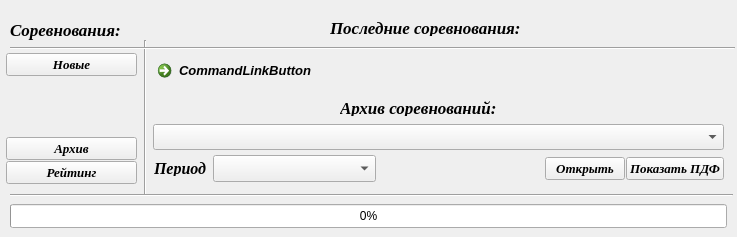
<?xml version="1.0" encoding="UTF-8"?>
<ui version="4.0">
 <class>Form</class>
 <widget class="QWidget" name="Form">
  <property name="geometry">
   <rect>
    <x>0</x>
    <y>0</y>
    <width>737</width>
    <height>237</height>
   </rect>
  </property>
  <property name="windowTitle">
   <string>Form</string>
  </property>
  <property name="autoFillBackground">
   <bool>false</bool>
  </property>
  <widget class="QCommandLinkButton" name="LinkButton">
   <property name="geometry">
    <rect>
     <x>150</x>
     <y>53</y>
     <width>571</width>
     <height>31</height>
    </rect>
   </property>
   <property name="font">
    <font>
     <family>Segoe UI</family>
     <pointsize>10</pointsize>
     <italic>true</italic>
     <strikeout>false</strikeout>
    </font>
   </property>
   <property name="text">
    <string>CommandLinkButton</string>
   </property>
  </widget>
  <widget class="QComboBox" name="comboBox">
   <property name="geometry">
    <rect>
     <x>153</x>
     <y>124</y>
     <width>571</width>
     <height>26</height>
    </rect>
   </property>
   <property name="font">
    <font>
     <family>Times New Roman</family>
     <pointsize>12</pointsize>
     <italic>true</italic>
    </font>
   </property>
   <property name="insertPolicy">
    <enum>QComboBox::InsertAtBottom</enum>
   </property>
   <property name="sizeAdjustPolicy">
    <enum>QComboBox::AdjustToMinimumContentsLengthWithIcon</enum>
   </property>
   <property name="iconSize">
    <size>
     <width>20</width>
     <height>20</height>
    </size>
   </property>
   <property name="modelColumn">
    <number>0</number>
   </property>
  </widget>
  <widget class="QLabel" name="label">
   <property name="geometry">
    <rect>
     <x>330</x>
     <y>20</y>
     <width>321</width>
     <height>16</height>
    </rect>
   </property>
   <property name="font">
    <font>
     <family>Times New Roman</family>
     <pointsize>13</pointsize>
     <weight>75</weight>
     <italic>true</italic>
     <bold>true</bold>
    </font>
   </property>
   <property name="text">
    <string>Последние соревнования:</string>
   </property>
  </widget>
  <widget class="QLabel" name="label_2">
   <property name="geometry">
    <rect>
     <x>340</x>
     <y>100</y>
     <width>291</width>
     <height>16</height>
    </rect>
   </property>
   <property name="font">
    <font>
     <family>Times New Roman</family>
     <pointsize>13</pointsize>
     <weight>75</weight>
     <italic>true</italic>
     <bold>true</bold>
    </font>
   </property>
   <property name="text">
    <string>Архив соревнований:</string>
   </property>
  </widget>
  <widget class="QLabel" name="label_3">
   <property name="geometry">
    <rect>
     <x>10</x>
     <y>20</y>
     <width>131</width>
     <height>20</height>
    </rect>
   </property>
   <property name="font">
    <font>
     <family>Times New Roman</family>
     <pointsize>13</pointsize>
     <weight>75</weight>
     <italic>true</italic>
     <bold>true</bold>
    </font>
   </property>
   <property name="text">
    <string>Соревнования:</string>
   </property>
  </widget>
  <widget class="Line" name="line">
   <property name="geometry">
    <rect>
     <x>137</x>
     <y>40</y>
     <width>16</width>
     <height>155</height>
    </rect>
   </property>
   <property name="orientation">
    <enum>Qt::Vertical</enum>
   </property>
  </widget>
  <widget class="Line" name="line_2">
   <property name="geometry">
    <rect>
     <x>10</x>
     <y>40</y>
     <width>725</width>
     <height>16</height>
    </rect>
   </property>
   <property name="orientation">
    <enum>Qt::Horizontal</enum>
   </property>
  </widget>
  <widget class="Line" name="line_3">
   <property name="geometry">
    <rect>
     <x>10</x>
     <y>187</y>
     <width>723</width>
     <height>16</height>
    </rect>
   </property>
   <property name="orientation">
    <enum>Qt::Horizontal</enum>
   </property>
  </widget>
  <widget class="QProgressBar" name="progressBar">
   <property name="geometry">
    <rect>
     <x>10</x>
     <y>204</y>
     <width>717</width>
     <height>24</height>
    </rect>
   </property>
   <property name="value">
    <number>0</number>
   </property>
  </widget>
  <widget class="QWidget" name="layoutWidget">
   <property name="geometry">
    <rect>
     <x>6</x>
     <y>53</y>
     <width>131</width>
     <height>131</height>
    </rect>
   </property>
   <layout class="QVBoxLayout" name="verticalLayout">
    <property name="spacing">
     <number>1</number>
    </property>
    <item>
     <widget class="QPushButton" name="Button_new">
      <property name="font">
       <font>
        <family>Times New Roman</family>
        <pointsize>10</pointsize>
        <weight>75</weight>
        <italic>true</italic>
        <bold>true</bold>
       </font>
      </property>
      <property name="text">
       <string>Новые</string>
      </property>
     </widget>
    </item>
    <item>
     <spacer name="verticalSpacer">
      <property name="orientation">
       <enum>Qt::Vertical</enum>
      </property>
      <property name="sizeHint" stdset="0">
       <size>
        <width>20</width>
        <height>40</height>
       </size>
      </property>
     </spacer>
    </item>
    <item>
     <widget class="QPushButton" name="Button_old">
      <property name="font">
       <font>
        <family>Times New Roman</family>
        <pointsize>10</pointsize>
        <weight>75</weight>
        <italic>true</italic>
        <bold>true</bold>
       </font>
      </property>
      <property name="text">
       <string>Архив</string>
      </property>
     </widget>
    </item>
    <item>
     <widget class="QPushButton" name="Button_R">
      <property name="font">
       <font>
        <family>Times New Roman</family>
        <pointsize>10</pointsize>
        <weight>75</weight>
        <italic>true</italic>
        <bold>true</bold>
       </font>
      </property>
      <property name="text">
       <string>Рейтинг</string>
      </property>
     </widget>
    </item>
   </layout>
  </widget>
  <widget class="QLabel" name="label_4">
   <property name="geometry">
    <rect>
     <x>154</x>
     <y>160</y>
     <width>71</width>
     <height>16</height>
    </rect>
   </property>
   <property name="sizePolicy">
    <sizepolicy hsizetype="MinimumExpanding" vsizetype="Preferred">
     <horstretch>0</horstretch>
     <verstretch>0</verstretch>
    </sizepolicy>
   </property>
   <property name="font">
    <font>
     <family>Times New Roman</family>
     <pointsize>12</pointsize>
     <weight>75</weight>
     <italic>true</italic>
     <bold>true</bold>
    </font>
   </property>
   <property name="text">
    <string>Период</string>
   </property>
  </widget>
  <widget class="QWidget" name="layoutWidget">
   <property name="geometry">
    <rect>
     <x>213</x>
     <y>150</y>
     <width>511</width>
     <height>38</height>
    </rect>
   </property>
   <layout class="QHBoxLayout" name="horizontalLayout_2">
    <item>
     <widget class="QComboBox" name="comboBox_arhive_year">
      <property name="sizePolicy">
       <sizepolicy hsizetype="Expanding" vsizetype="Fixed">
        <horstretch>0</horstretch>
        <verstretch>0</verstretch>
       </sizepolicy>
      </property>
      <property name="font">
       <font>
        <family>Times New Roman</family>
        <pointsize>12</pointsize>
       </font>
      </property>
     </widget>
    </item>
    <item>
     <spacer name="horizontalSpacer">
      <property name="orientation">
       <enum>Qt::Horizontal</enum>
      </property>
      <property name="sizeHint" stdset="0">
       <size>
        <width>40</width>
        <height>20</height>
       </size>
      </property>
     </spacer>
    </item>
    <item>
     <layout class="QHBoxLayout" name="horizontalLayout">
      <property name="spacing">
       <number>1</number>
      </property>
      <item>
       <widget class="QPushButton" name="Button_open">
        <property name="font">
         <font>
          <family>Times New Roman</family>
          <pointsize>10</pointsize>
          <weight>75</weight>
          <italic>true</italic>
          <bold>true</bold>
         </font>
        </property>
        <property name="text">
         <string>Открыть</string>
        </property>
       </widget>
      </item>
      <item>
       <widget class="QPushButton" name="Button_view_pdf">
        <property name="font">
         <font>
          <family>Times New Roman</family>
          <pointsize>10</pointsize>
          <weight>75</weight>
          <italic>true</italic>
          <bold>true</bold>
         </font>
        </property>
        <property name="text">
         <string>Показать ПДФ</string>
        </property>
       </widget>
      </item>
     </layout>
    </item>
   </layout>
  </widget>
 </widget>
 <resources/>
 <connections/>
</ui>
